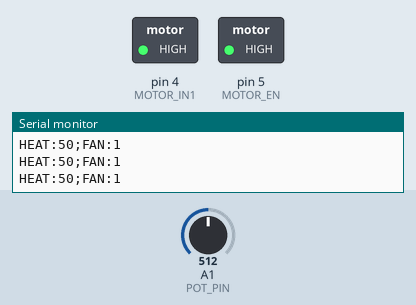
This sketch was run on a simulated Arduino Uno, built with avr-gcc and run on an emulated ATmega328P. On the bench: switched loads named in the sketch (green lamp = pin HIGH), the last lines printed to the serial monitor. The inputs (shaded band) are chosen by the test bench; at power-on: A1 (POT_PIN) = 512.

Above: at 1.2 s.
1.3 s: A1 (POT_PIN) set to 501
At 1.8 s:
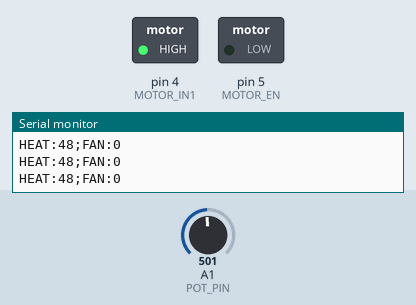
2.8 s: A1 (POT_PIN) set to 716
At 4.0 s:
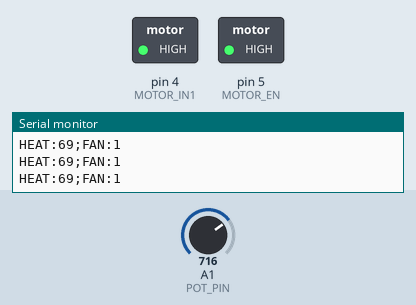
4.3 s: A1 (POT_PIN) set to 511
At 5.2 s:
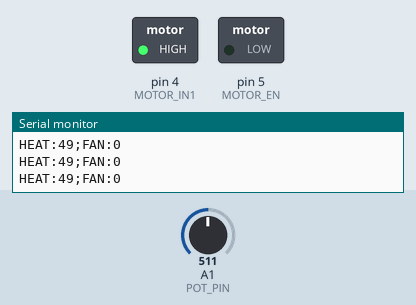
Timing chart, 0 to 7.3 s (numbered marks = the images above; inputs shaded):
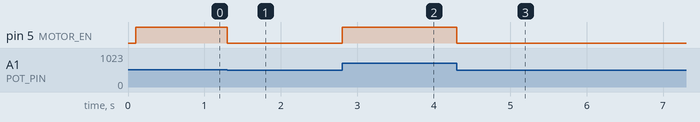

Measured:
- the behaviour switches between 512 and 511 on A1 (POT_PIN) (found by bisection; images 0 and 1)
- after the input at 1.3 s, pin 5 (MOTOR_EN): HIGH → LOW at once
- after the input at 2.8 s, pin 5 (MOTOR_EN): LOW → HIGH at once
- after the input at 4.3 s, pin 5 (MOTOR_EN): HIGH → LOW at once

The sketch:

VENTILATOR.ino
```cpp
// Fan test: DC motor through an L293D driver.
// The potentiometer simulates how hot the CPU is (0-100 %).
// When it goes above FAN_ON_PERCENT, the fan turns on.

const int MOTOR_EN = 5;    // L293D pin 1 (Enable): speed with PWM
const int MOTOR_IN1 = 4;   // L293D pin 2 (Input 1): direction / on
const int POT_PIN = A1;

const int FAN_ON_PERCENT = 50;        // NEW: from this "heat" the fan turns on

unsigned long lastUpdate = 0;
const unsigned long INTERVAL = 100;   // update every 0.1 seconds

void setup() {
  Serial.begin(9600);
  pinMode(MOTOR_EN, OUTPUT);
  pinMode(MOTOR_IN1, OUTPUT);
  digitalWrite(MOTOR_IN1, HIGH);

}

void loop() {
  if (millis() - lastUpdate >= INTERVAL) {
    lastUpdate = millis();

    int heat = map(analogRead(POT_PIN), 0, 1023, 0, 100);   // simulated heat 0-100 %

    if (heat >= FAN_ON_PERCENT) {     // NEW: hot -> fan ON
      setFanSpeed(100);
    } else {                          // NEW: cool -> fan OFF
      setFanSpeed(0);
    }

    Serial.print("HEAT:");
    Serial.print(heat);
    Serial.print(";FAN:");
    Serial.println(heat >= FAN_ON_PERCENT ? 1 : 0);
  }
}

// Sets the fan speed from 0 to 100 %
void setFanSpeed(int percent) {
  int pwm = map(percent, 0, 100, 0, 255);   // analogWrite uses 0-255
  analogWrite(MOTOR_EN, pwm);
}
```
